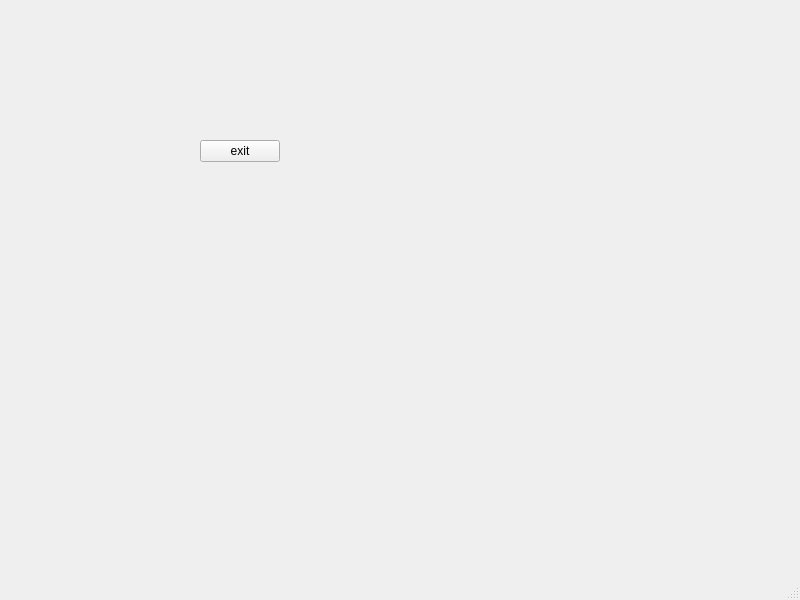
<?xml version="1.0" encoding="UTF-8"?>
<ui version="4.0">
 <class>MainWindow</class>
 <widget class="QMainWindow" name="MainWindow">
  <property name="geometry">
   <rect>
    <x>0</x>
    <y>0</y>
    <width>800</width>
    <height>600</height>
   </rect>
  </property>
  <property name="windowTitle">
   <string>MainWindow</string>
  </property>
  <widget class="QWidget" name="centralwidget">
   <widget class="QPushButton" name="pushButton">
    <property name="geometry">
     <rect>
      <x>200</x>
      <y>140</y>
      <width>80</width>
      <height>22</height>
     </rect>
    </property>
    <property name="text">
     <string>exit</string>
    </property>
   </widget>
  </widget>
  <widget class="QMenuBar" name="menubar">
   <property name="geometry">
    <rect>
     <x>0</x>
     <y>0</y>
     <width>800</width>
     <height>21</height>
    </rect>
   </property>
  </widget>
  <widget class="QStatusBar" name="statusbar"/>
 </widget>
 <resources/>
 <connections>
  <connection>
   <sender>pushButton</sender>
   <signal>clicked()</signal>
   <receiver>MainWindow</receiver>
   <slot>close()</slot>
   <hints>
    <hint type="sourcelabel">
     <x>241</x>
     <y>168</y>
    </hint>
    <hint type="destinationlabel">
     <x>249</x>
     <y>191</y>
    </hint>
   </hints>
  </connection>
 </connections>
</ui>
